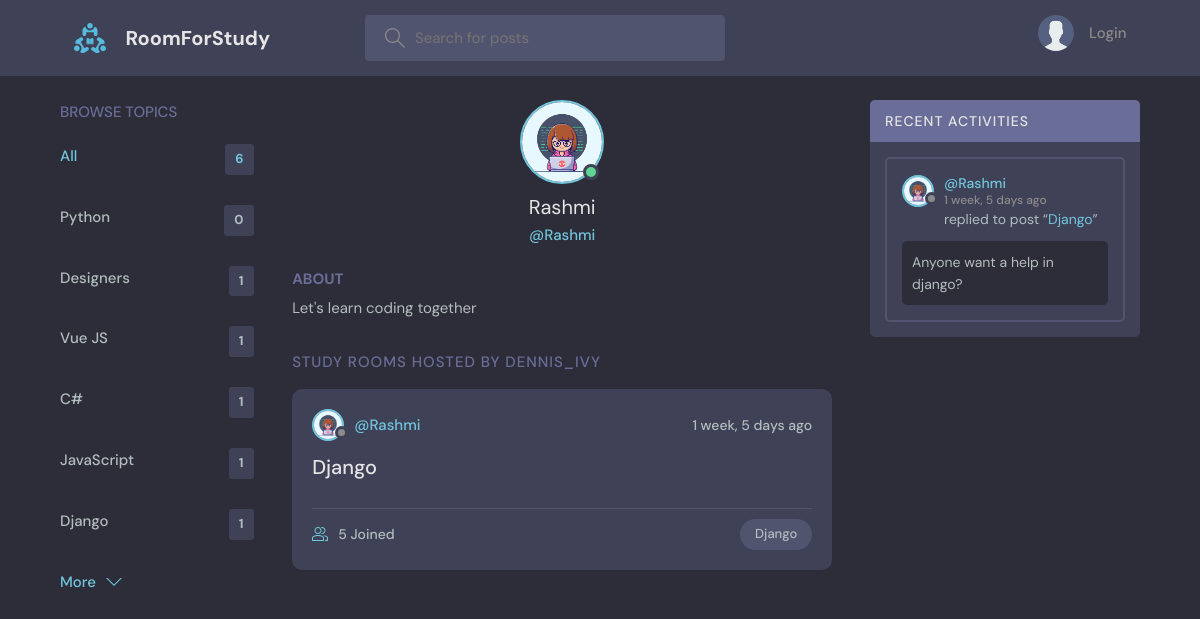
Screenshot of /profile/6/ with the database file from the repository.
### base/models.py (models this page shows, shortened)
class Topic(models.Model):
    name = models.CharField(max_length=200)

class User(AbstractUser):
    name = models.CharField(max_length=200, null=True)
    email = models.EmailField(unique=True, null=True)
    bio = models.TextField(null=True)
    avatar = models.ImageField(null=True, default="avatar.svg")
    USERNAME_FIELD = 'email'
    REQUIRED_FIELDS = ['username','name']

class Room(models.Model):
    host = models.ForeignKey(User, on_delete=models.SET_NULL, null=True)
    topic = models.ForeignKey(Topic, on_delete=models.SET_NULL, null=True)
    name = models.CharField(max_length=200)
    description = models.TextField(null=True, blank=True)
    participants = models.ManyToManyField(
        User, related_name='participants', blank=True)
    updated = models.DateTimeField(auto_now=True)
    created = models.DateTimeField(auto_now_add=True)
    class Meta:
        ordering = ['-updated', '-created']
    def __str__(self):
        return self.name

class Message(models.Model):
    user = models.ForeignKey(User, on_delete=models.CASCADE)
    room = models.ForeignKey(Room, on_delete=models.CASCADE)
    body = models.TextField()
    updated = models.DateTimeField(auto_now=True)
    created = models.DateTimeField(auto_now_add=True)
    class Meta:
        ordering = ['-updated', '-created']

### base/views.py (the view)
# urls.py: path('profile/<str:pk>/', views.userProfile, name="user-profile"),
def userProfile(request, pk):
    user = User.objects.get(id=pk)
    rooms = user.room_set.all()
    room_messages = user.message_set.all()
    topics = Topic.objects.all()
    context = {'user': user, 'rooms': rooms,
               'room_messages': room_messages, 'topics': topics}
    return render(request, 'base/profile.html', context)

### base/templates/base/profile.html (shortened to what this page needs)
{% extends 'main.html' %}
{% block content %}
<main class="profile-page layout layout--3">
  <div class="container">
    {% include 'base/topics_component.html' %}
    <div class="roomList">
      <div class="profile">
        <div class="profile__avatar">
          <div class="avatar avatar--large active">
            <img src="{{user.avatar.url}}" />
          </div>
        </div>
        <div class="profile__info">
          <h3>{{user.name}}</h3>
          <p>@{{user.username}}</p>
        </div>
        <div class="profile__about">
          <h3>About</h3>
          <p>
            {{user.bio}}
          </p>
        </div>
      </div>
      <div class="roomList__header">
        <div>
          <h2>Study Rooms Hosted by dennis_ivy</a>
          </h2>
        </div>
      </div>
      {% include 'base/feed_component.html' %}
    </div>
    {% include 'base/activity_component.html' %}
  </div>
</main>
{% endblock content %}

### templates/main.html (shortened to what this page needs)
<!DOCTYPE html>
{% load static %}
<html lang="en">
<head>
    <link rel="stylesheet" href="{% static 'styles/style.css' %}" />
</head>
<body>
    {% include 'navbar.html' %}
    {% block content %}
    {% endblock %}
</body>
</html>

### templates/navbar.html (shortened to what this page needs)
{% load static %}
<header class="header header--loggedIn">
    <div class="container">
        <a href="{% url 'home' %}" class="header__logo">
            <img src="{% static 'images/logo.svg' %}" />
            <h1>RoomForStudy</h1>
        </a>
        <form class="header__search" method="GET" action="{% url 'home' %}">
            <label>
                <input name="q" placeholder="Search for posts" />
            </label>
        </form>
        <nav class="header__menu">
            {% if request.user.is_authenticated %}
            <div class="header__user">
                <a href="{% url 'update-user' %}">
                    <div class="avatar avatar--medium active">
                        <img src="{{request.user.avatar.url}}" />
                    </div>
                    <p>{{request.user.username}} <span>@{{request.user.username}}</span></p>
                </a>
                <button class="dropdown-button">
                    <svg version="1.1" xmlns="http://www.w3.org/2000/svg" width="32" height="32" viewBox="0 0 32 32">
                        <title>chevron-down</title>
                        <path d="M16 21l-13-13h-3l16 16 16-16h-3l-13 13z"></path>
                    </svg>
                </button>
            </div>
            {% else %}
            <a href="{% url 'login' %}">
                <img src="{% static 'images/avatar.svg' %}" />
                <p>Login</p>
            </a>
            {% endif %}
        </nav>
    </div>
</header>

### base/templates/base/topics_component.html
<div class="topics">
    <div class="topics__header">
        <h2>Browse Topics</h2>
    </div>
    <ul class="topics__list">
        <li>
            <a href="{% url 'home' %}" class="active">All <span>{{topics.count}}</span></a>
        </li>
        {% for topic in topics %}
        <li>
            <a href="{% url 'home' %}?q={{topic.name}}">{{topic.name}}<span>{{topic.room_set.all.count}}</span></a>
        </li>
        {% endfor %}
    </ul>
    <a class="btn btn--link" href="{% url 'topics' %}">
        More
        <svg version="1.1" xmlns="http://www.w3.org/2000/svg" width="32" height="32" viewBox="0 0 32 32">
            <title>chevron-down</title>
            <path d="M16 21l-13-13h-3l16 16 16-16h-3l-13 13z"></path>
        </svg>
    </a>
</div>

### base/templates/base/feed_component.html (shortened to what this page needs)
{% for room in rooms %}
<div class="roomListRoom">
    <div class="roomListRoom__header">
        <a href="{% url 'user-profile' room.host.id %}" class="roomListRoom__author">
            <div class="avatar avatar--small">
                <img src="{{room.host.avatar.url}}" />
            </div>
            <span>@{{room.host.username}}</span>
        </a>
        <div class="roomListRoom__actions">
            <span>{{room.created|timesince}} ago</span>
        </div>
    </div>
    <div class="roomListRoom__content">
        <a href="{% url 'room' room.id %}">{{room.name}}</a>
    </div>
    <div class="roomListRoom__meta">
        <a href="{% url 'room' room.id %}" class="roomListRoom__joined">
            {{room.participants.all.count}} Joined
        </a>
        <p class="roomListRoom__topic">{{room.topic.name}}</p>
    </div>
</div>
{% endfor %}

### base/templates/base/activity_component.html (shortened to what this page needs)
<div class="activities">
    <div class="activities__header">
        <h2>Recent Activities</h2>
    </div>
    {% for message in room_messages %}
    <div class="activities__box">
        <div class="activities__boxHeader roomListRoom__header">
            <a href="{% url 'user-profile' message.user.id %}" class="roomListRoom__author">
                <div class="avatar avatar--small">
                    <img src="{{message.user.avatar.url}}" />
                </div>
                <p>
                    @{{message.user.username}}
                    <span>{{message.created|timesince}} ago</span>
                </p>
            </a>
        </div>
        <div class="activities__boxContent">
            <p>replied to post “<a href="{% url 'room' message.room.id %}">{{message.room}}</a>”</p>
            <div class="activities__boxRoomContent">{{message.body}}</div>
        </div>
    </div>
    {% endfor %}
</div>

### rows the page displays
Topic: name "Python", room_set.all.count "0"
Topic: name "Designers", room_set.all.count "1"
Topic: name "Vue JS", room_set.all.count "1"
Topic: name "C#", room_set.all.count "1"
Topic: name "JavaScript", room_set.all.count "1"
Topic: name "Django", room_set.all.count "1"
User: avatar (picture), name "Rashmi", username "Rashmi", bio "Let's learn coding together"
Room: host.avatar (picture), host.username "Rashmi", created "1 week, 5 days", name "Django", participants.all.count "5", topic.name "Django"
Message: user.avatar (picture), user.username "Rashmi", created "1 week, 5 days", room "Django", body "Anyone want a help in django?"

### other values shown
{{ topics.count }} "6"
